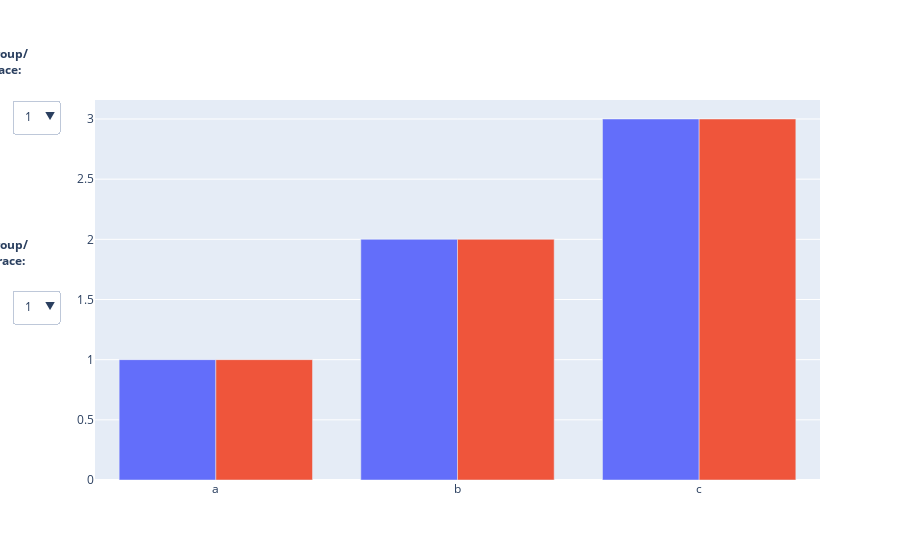

This figure's notebook cell:
### Code cell
# Imports
import plotly.graph_objs as go
import pandas as pd
import numpy as np

# data
d = {'x': ['a','b','c','a','b','c','a','b','c'], 'y': [1,2,3,10,20,30,100,200,300], 'group': [1,1,1,2,2,2,3,3,3]}
df = pd.DataFrame(data=d)

# split df by groups and organize them in a dict
groups = df['group'].unique().tolist()
dfs={}
for g in groups:
    dfs[str(g)]=df[df['group']==g]

# get column names from first dataframe in the dict
#colNames = list(dfs[list(dfs.keys())[0]].columns)
#colNames=colNames[:2]


# one trace for each column per dataframe
fig=go.Figure()

# set up the first trace
fig.add_trace(go.Bar(x=dfs['1']['x'],
                             y=dfs['1']['y'],
                             visible=True)
             )
# set up the second trace
fig.add_trace(go.Bar(x=dfs['1']['x'],
                             y=dfs['1']['y'],)
             )

#f=fig.to_dict()

# plotly start
# buttons for menu 1, names
updatemenu=[]
buttons=[]

# button with one option for each dataframe
for df in dfs.keys():
    #print(b, df)
    buttons.append(dict(method='restyle',
                        label=df,
                        visible=True,
                        args=[{'y':[dfs[str(df)]['y'].values],
                               'type':'bar'}, [0]],
                        )
                  )

# another button with one option for each dataframe
buttons2=[]
for df in dfs.keys():
    buttons2.append(dict(method='restyle',
                        label=df,
                        visible=True,
                        args=[{'y':[dfs[str(df)]['y'].values],
                               'type':'bar'}, [1]],
                        )
                  )

# some adjustments to the updatemenus
updatemenu=[]
your_menu=dict()
updatemenu.append(your_menu)
your_menu2=dict()
updatemenu.append(your_menu2)
#updatemenu[1]
updatemenu[0]['buttons']=buttons
updatemenu[0]['direction']='down'
updatemenu[0]['showactive']=True
updatemenu[1]['buttons']=buttons2
updatemenu[1]['y']=0.5

# add dropdown menus to the figure
fig.update_layout(showlegend=False, updatemenus=updatemenu)

# add notations to the dropdown menus
fig.update_layout(
    annotations=[
        go.layout.Annotation(text="<b>group/<br>trace:</b>",
                             x=-0.15, xref="paper",
                             y=1.15, yref="paper",
                             align="left", showarrow=False),
        go.layout.Annotation(text="<b>group/<br>trace:</b>",
                             x=-0.15, xref="paper", y=0.6,
                             yref="paper", showarrow=False),
                  ]
)

fig.show()

### Figure 1 — Plotly figure (JSON) as saved in the notebook; plotly's stock layout.template omitted (floating-point values rounded to 4 significant figures)
{"data": [{"type": "bar", "visible": true, "x": ["a", "b", "c"], "y": [1, 2, 3]}, {"type": "bar", "x": ["a", "b", "c"], "y": [1, 2, 3]}], "layout": {"annotations": [{"align": "left", "showarrow": false, "text": "<b>group/<br>trace:</b>", "x": -0.15, "xref": "paper", "y": 1.15, "yref": "paper"}, {"showarrow": false, "text": "<b>group/<br>trace:</b>", "x": -0.15, "xref": "paper", "y": 0.6, "yref": "paper"}], "showlegend": false, "updatemenus": [{"buttons": [{"args": [{"type": "bar", "y": [[1, 2, 3]]}, [0]], "label": "1", "method": "restyle", "visible": true}, {"args": [{"type": "bar", "y": [[10, 20, 30]]}, [0]], "label": "2", "method": "restyle", "visible": true}, {"args": [{"type": "bar", "y": [[100, 200, 300]]}, [0]], "label": "3", "method": "restyle", "visible": true}], "direction": "down", "showactive": true}, {"buttons": [{"args": [{"type": "bar", "y": [[1, 2, 3]]}, [1]], "label": "1", "method": "restyle", "visible": true}, {"args": [{"type": "bar", "y": [[10, 20, 30]]}, [1]], "label": "2", "method": "restyle", "visible": true}, {"args": [{"type": "bar", "y": [[100, 200, 300]]}, [1]], "label": "3", "method": "restyle", "visible": true}], "y": 0.5}]}}
